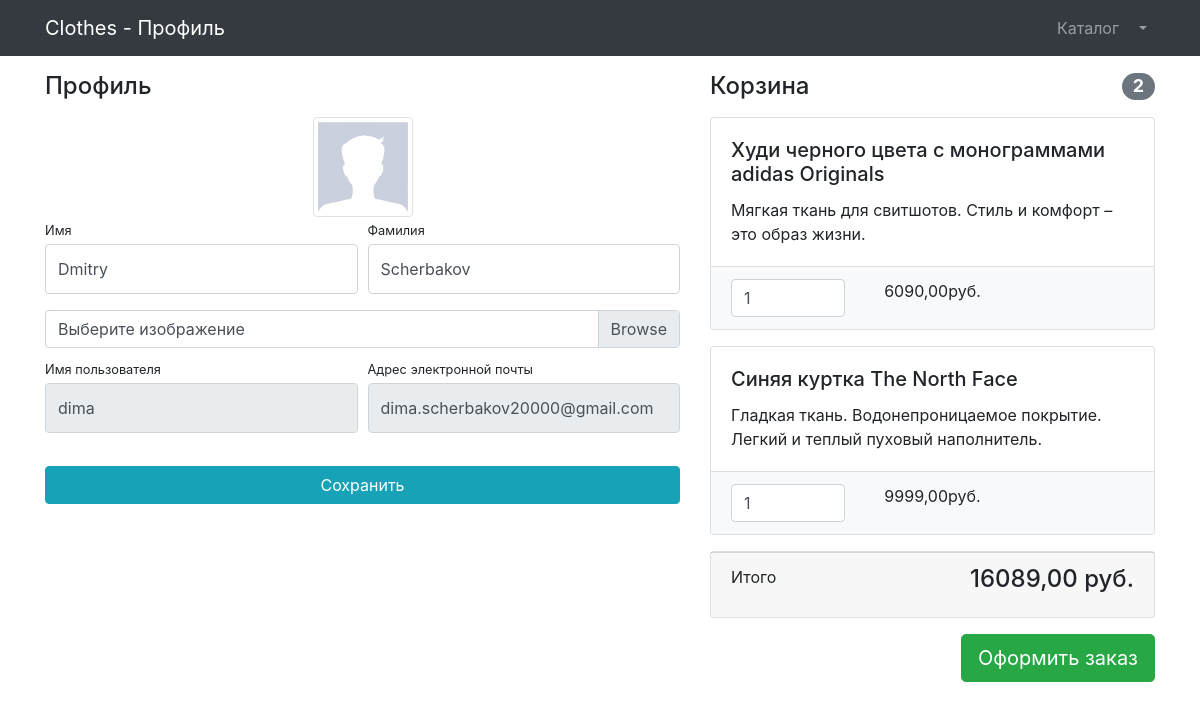
The page /users/profile/ (signed in) on the database its author committed.
### users/models.py (models this page shows)
class User(AbstractUser):
    image = models.ImageField(upload_to='user_images', null=True, blank=True)

### products/models.py (models this page shows, shortened)
class Basket(models.Model):
    user = models.ForeignKey(to=User, on_delete=models.CASCADE)
    product = models.ForeignKey(to=Product, on_delete=models.CASCADE)
    quantity = models.PositiveSmallIntegerField(default=0)
    created_timestamp = models.DateTimeField(auto_now_add=True)
    objects = BasketQuerySet.as_manager()
    def sum(self):
        return self.product.price * self.quantity

class Product(models.Model):
    name = models.CharField(max_length=256)
    description = models.TextField()
    price = models.DecimalField(max_digits=6, decimal_places=2)
    quantity = models.PositiveIntegerField(default=0)
    image = models.ImageField(upload_to='product_images')
    category = models.ForeignKey(to=ProductCategory, on_delete=models.CASCADE)
    class Meta:
        verbose_name = 'Продукт'
        verbose_name_plural = 'Продукты'

### users/views.py (the view)
# urls.py: path('profile/', profile, name='profile'),
@login_required
def profile(request):
    if request.method == 'POST':
        form = UserProfileForm(instance=request.user, data=request.POST, files=request.FILES)
        if form.is_valid():
            form.save()
            return HttpResponseRedirect(reverse('users:profile'))
    else:
        form = UserProfileForm(instance=request.user)
    context = {
        'baskets': Basket.objects.filter(user=request.user),
        'title': 'Clothes - Профиль',
        'form': form,
    }
    return render(
        request,
        'users/profile.html',
        context
    )

### users/forms.py
class UserProfileForm(UserChangeForm):
    first_name = forms.CharField(
        widget=forms.TextInput(
            attrs={'class': 'form-control py-4'}))
    last_name = forms.CharField(
        widget=forms.TextInput(
            attrs={'class': 'form-control py-4'}))
    image = forms.ImageField(
        widget=forms.FileInput(
            attrs={'class': 'custom-file-input'}), required=False)
    username = forms.CharField(
        widget=forms.TextInput(
            attrs={'class': 'form-control py-4', 'readonly': True}))
    email = forms.CharField(
        widget=forms.TextInput(
            attrs={'class': 'form-control py-4', 'readonly': True}))
    class Meta:
        model = User
        fields = ('first_name', 'last_name', 'image', 'username', 'email')

### products/models.py (called while the page is built)
    def total_sum(self):
        return sum(basket.sum() for basket in self)

    def total_quantity(self):
        return sum(basket.quantity for basket in self)

### users/templates/users/profile.html (shortened to what this page needs)
{% extends 'products/base.html' %}
{% load static %}
{% block css %}
<link href="{% static 'vendor/css/profile.css' %}" rel="stylesheet">
{% endblock %}
{% block content %}
<div class="container">
    <div class="row">
        <div class="col-lg-7">
            <h4 class="mt-3 mb-3">Профиль</h4>
            <div class="col-lg-12 text-center">
                <img width="100" height="100"
                     src="{% if user.image %} {{ user.image.url }} {% else %} {% static 'vendor/img/users/default_avatar.jpg' %} {% endif %}"
                     class="img-thumbnail">
            </div>
            <form action="{% url 'users:profile' %}" method="post" enctype="multipart/form-data">
                <div class="form-row">
                    <div class="col-lg-6">
                        <div class="form-group">
                            <label class="small mb-1" for="{{ form.first_name.id_for_label }}">
                                Имя
                            </label>
                            {{ form.first_name }}
                        </div>
                    </div>
                    <div class="col-lg-6">
                        <div class="form-group">
                            <label class="small mb-1" for="{{ form.last_name.id_for_label }}">
                                Фамилия
                            </label>
                            {{ form.last_name }}
                        </div>
                    </div>
                </div>
                <div class="form-row mb-2">
                    <div class="col-lg-12">
                        <div class="custom-file">
                            <label class="custom-file-label" for="{{ form.image.id_for_label }}">
                                Выберите изображение
                            </label>
                        </div>
                    </div>
                </div>
                <div class="form-row">
                    <div class="col-lg-6">
                        <label class="small mb-1" for="{{ form.username.id_for_label }}">
                            Имя пользователя
                        </label>
                        {{ form.username }}
                    </div>
                    <div class="col-lg-6">
                        <label class="small mb-1" for="{{ form.email.id_for_label }}">
                            Адрес электронной почты
                        </label>
                        {{ form.email }}
                    </div>
                </div>
                <div class="form-row">
                    <div class="col-lg-12" style="margin-top: 33px;">
                        <input class="btn btn-info btn-block" type="submit" value="Сохранить">
                    </div>
                </div>
            </form>
        </div>
        <div class="col-lg-5">
            {% include 'products/baskets.html' %}
        </div>
    </div>
</div>
{% endblock %}

### products/templates/products/baskets.html (shortened to what this page needs)
{% if baskets %}
<h4 class="mt-3 mb-3 d-flex justify-content-between align-items-center mb-3">
    Корзина <span class="badge badge-secondary badge-pill">{{baskets.total_quantity}}</span>
</h4>
    {% for basket in baskets %}
        <div class="card mb-3">
            <div class="card-body">
                <h5 class="card-title">{{ basket.product.name }}</h5>
                <p class="card-text">{{ basket.product.description }}</p>
            </div>
            <ul class="list-group list-group-flush">
                <li class="list-group-item bg-light">
                    <div class="row text-center">
                        <div class="col-lg-4">
                            <input name="basketID" type="number" class="form-control"
                                   value="{{ basket.quantity }}" min="0">
                        </div>
                        <div class="col-lg-4">{{ basket.sum }}руб.</div>
                        <div class="col-lg-4">
                        </div>
                    </div>
                </li>
            </ul>
        </div>
    {% endfor %}
<div class="card mb-3">
    <div class="card-footer">
        <p class="float-left">Итого</p>
        <h4 class="float-right">{{baskets.total_sum}} руб.</h4>
    </div>
</div>
<a class="btn btn-success btn-lg float-right" href="../orders/order-create.html">
    Оформить заказ
</a>
{% else %}
<h4 class="mt-3 mb-3 text-center">Корзина пуста</h4>
{% endif %}

### rows shown on the page
User: first_name "Dmitry", last_name "Scherbakov", username "dima", email "dima.scherbakov20000@gmail.com"
Basket: total_quantity "2", product.name "Худи черного цвета с монограммами adidas Originals", product.description "Мягкая ткань для свитшотов. Стиль и комфорт – это образ жизни.", basketID "1", sum "6090,00", total_sum "16089,00"
Basket: product.name "Синяя куртка The North Face", product.description "Гладкая ткань. Водонепроницаемое покрытие. Легкий и теплый пуховый наполнитель.", basketID "1", sum "9999,00"

### other values the page prints
{{ title }} "Clothes - Профиль"
